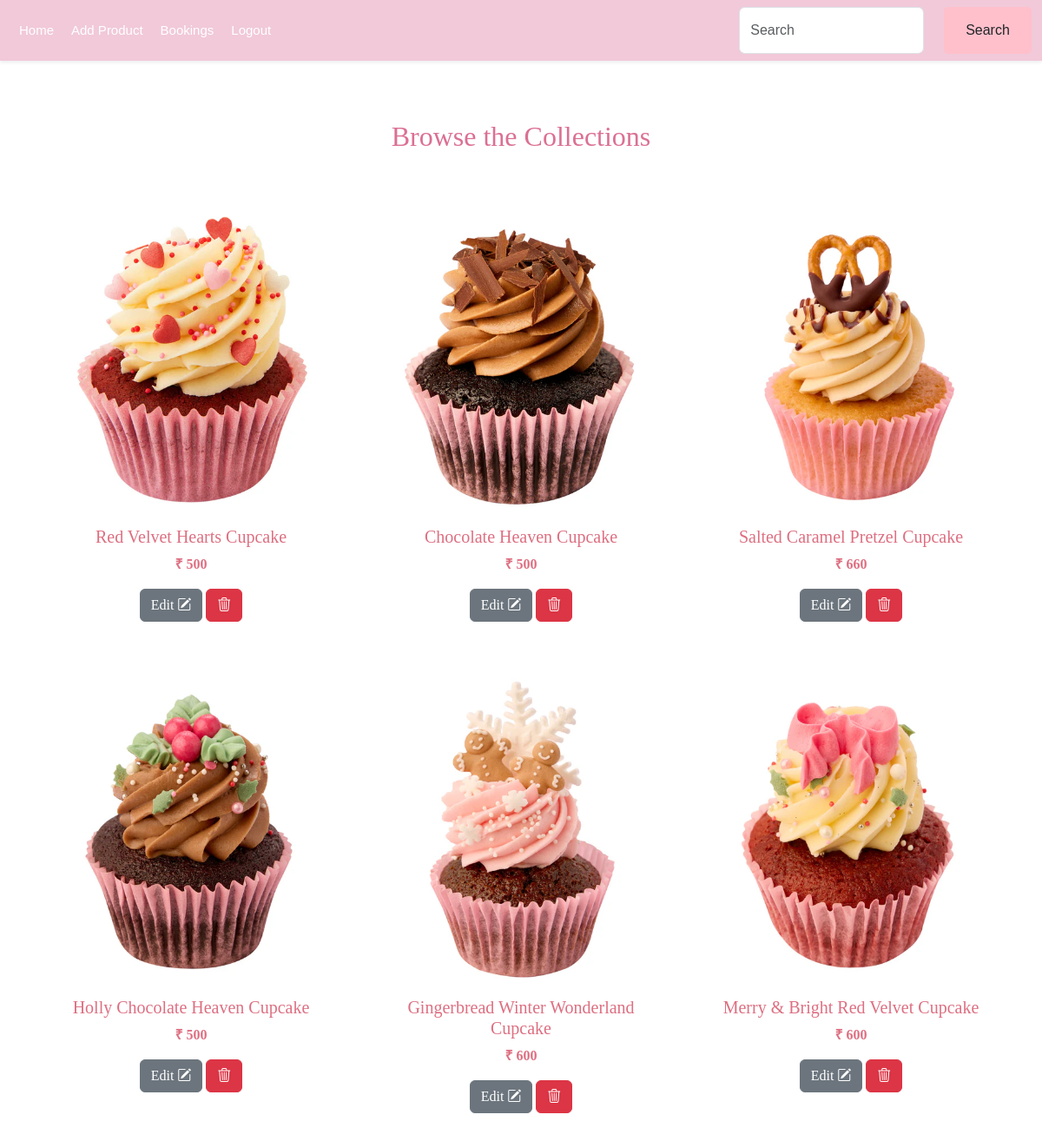
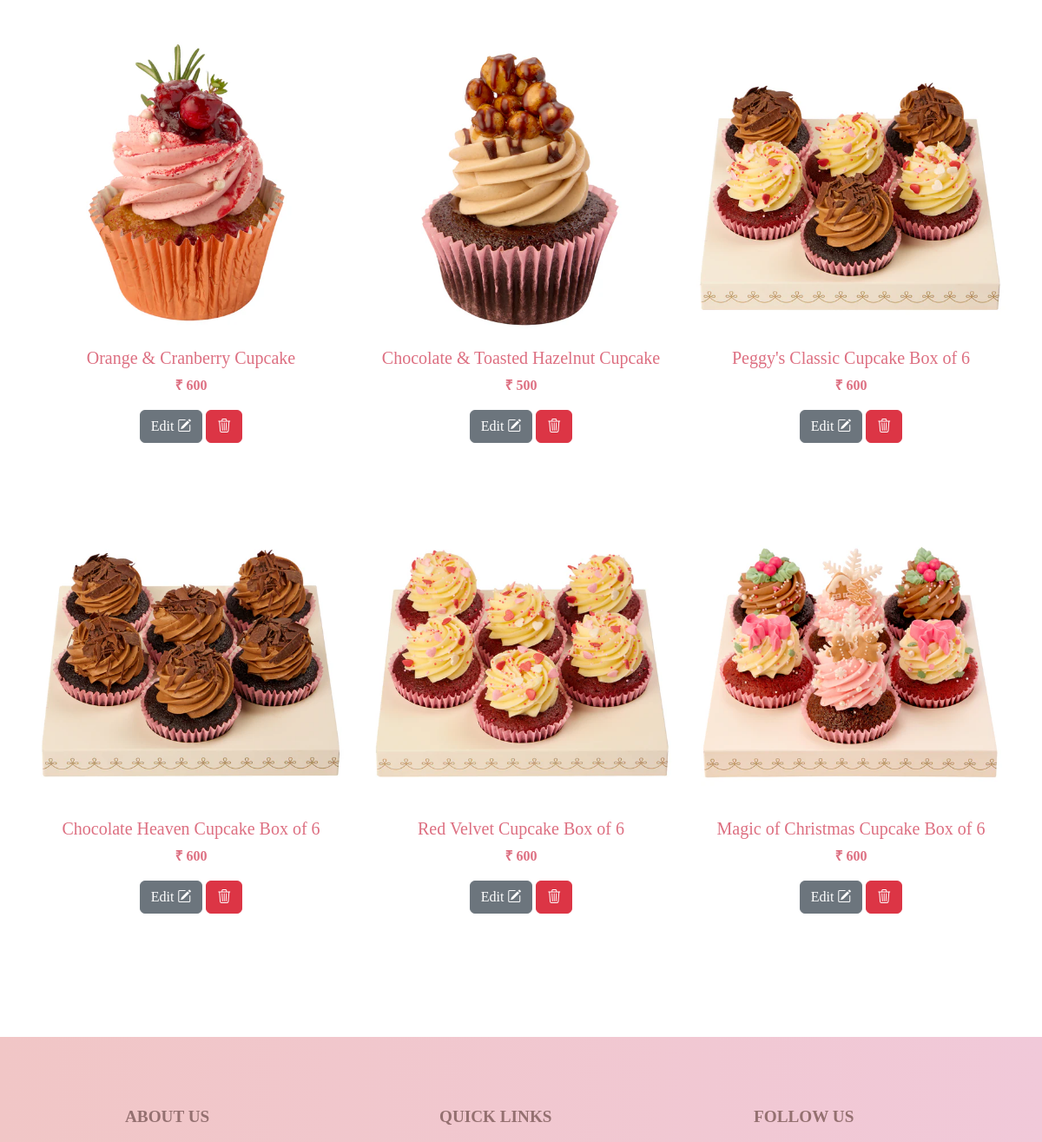
The app's page /cupcake (signed in, upper part), older data (2 pictures, top to bottom).
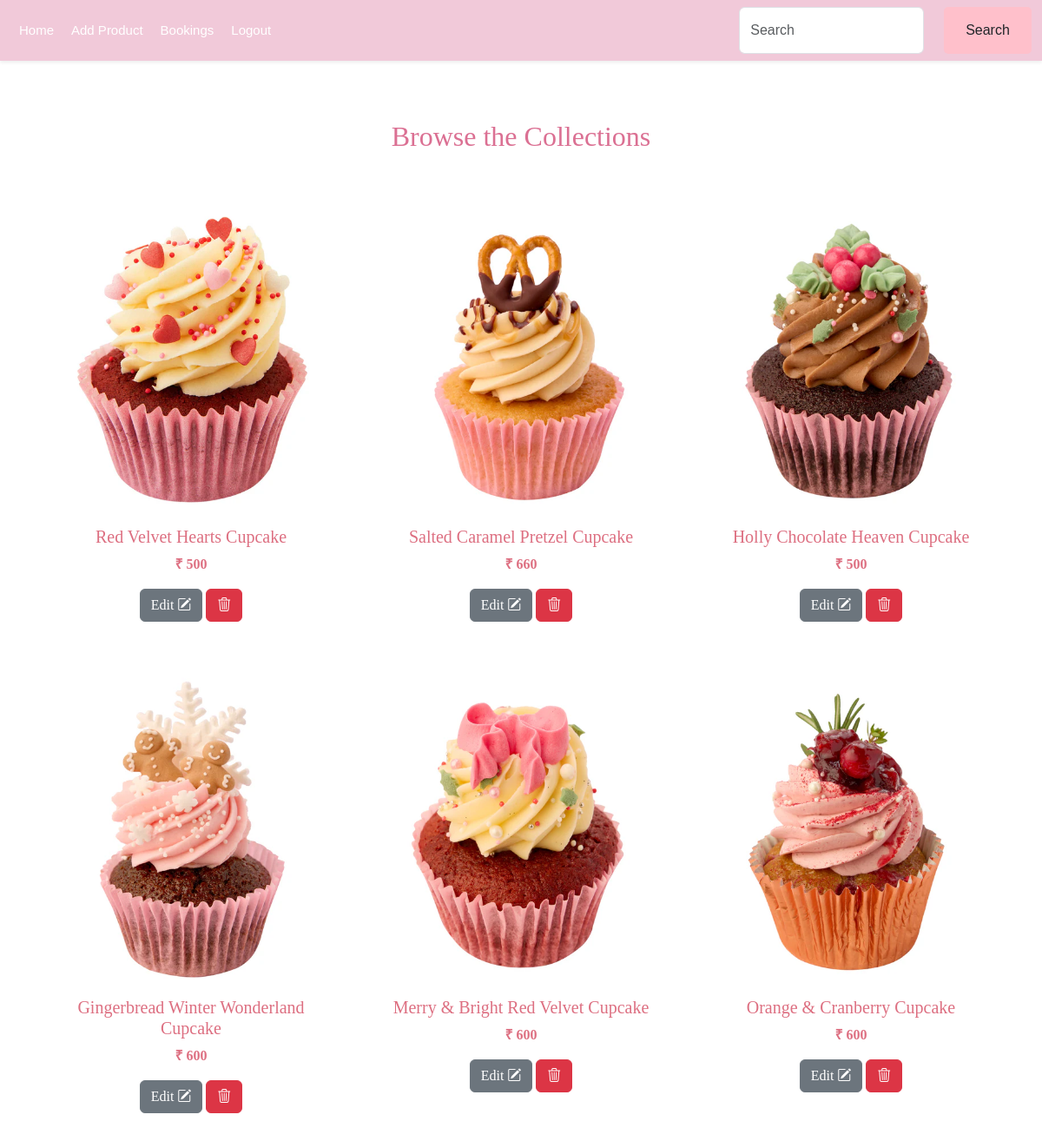
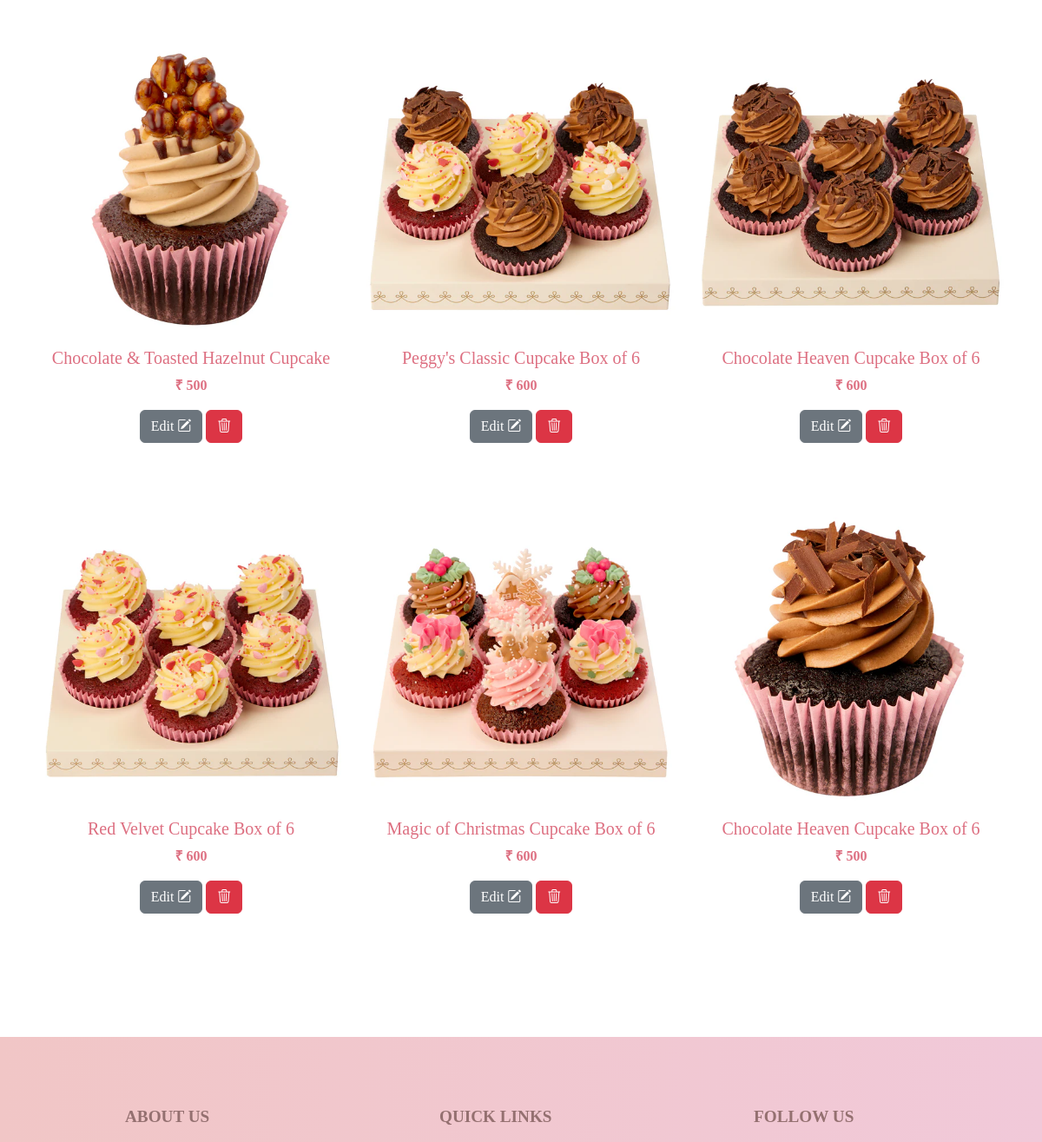
The same page, newer data (2 pictures, top to bottom).
### app/models.py (models this page shows, shortened)
class Cake(models.Model):
    name=models.CharField(max_length=100)
    price=models.IntegerField()
    img=models.FileField()
    quantity=models.TextField()
    colour=models.TextField()
    category=models.ForeignKey(Category,on_delete=models.CASCADE)
    description=models.TextField()

### app/views.py (the view)
# urls.py: path('cupcake',views.cupcake),
def cupcake(req):
    if 'shop' in req.session:
        cake_category=Category.objects.get(name='CupCakes')
        cupcakes=Cake.objects.filter(category=cake_category)
        return render(req,'shop/cake.html',{'cake': cupcakes})
    else:
        return redirect(shop_login)

### templates/shop/cake.html (shortened to what this page needs)
<!DOCTYPE html>
<html lang="en">
<head>
    {% load static %}
    <link rel="stylesheet" href="{% static '/css/home.css' %}">
    <link href="https://cdn.jsdelivr.net/npm/bootstrap@5.3.3/dist/css/bootstrap.min.css" rel="stylesheet">
    <link rel="stylesheet" href="https://cdn.jsdelivr.net/npm/bootstrap-icons@1.11.3/font/bootstrap-icons.min.css">
</head>
<body>
  <nav class="navbar navbar-expand-sm navbar-light shadow-sm" style="background-color:#f1c9d9;" >
    <div class="container-fluid">
        <div class="collapse navbar-collapse" id="navbarNav">
            <ul class="navbar-nav me-auto mb-2 mb-sm-0">
                <li class="nav-item">
                    <a class="nav-link active" aria-current="page" href="javascript:void(0)">Home</a>
                </li>
                <li class="nav-item">
                    <a class="nav-link" href="add_cupcake">Add Product</a>
                </li>
                <li class="nav-item">
                    <a class="nav-link" href="bookings">Bookings</a>
                </li>
                <li class="nav-item">
                    <a class="nav-link" href="logout">Logout</a>
                </li>
            </ul>
            <form class="d-flex">
              <input class="form-control me-2" type="text" placeholder="Search">
              <button class="btn" style="background-color: pink;" type="button">Search</button>
            </form>
        </div>
    </div>
</nav>
<br><br>
<div class="container custom-container">
    <h2 class="text-center mb-4" style="color: palevioletred;">Browse the Collections</h2><br>
    <div class="row">
        {% for cake in cake %}
            <div class="col-12 col-sm-6 col-md-4 col-lg-4 mb-4">
                <div class="card custom-card">
                    {% if cake.img %}
                        <img class="card-img-top img-fluid" src="{{ cake.img.url }}" alt="Card image">
                    {% endif %}
                    <div class="card-body">
                        <h5 class="card-title" style="color: rgb(221, 111, 129);">{{ cake.name }}</h5>
                        <p class="card-text" style="color: rgb(221, 111, 129);font-weight: bold;">₹ {{ cake.price }}</p>
                        <a style="text-align: center;" href="edit_cupcake/{{cake.pk}}" class="btn btn-secondary">Edit <i class="bi bi-pencil-square"></i></a>
                        <a style="text-align: center;" href="delete_cupcake/{{cake.pk}}" class="btn btn-danger"><i class="bi bi-trash3"></i></a>
                    </div>
                </div>
            </div>
        {% endfor %}
    </div>
</div>
<br><br><br>
<footer class="footer">
  <div class="footer-container">
    <div class="footer-col">
      <h4>About Us</h4>
    </div>
    <div class="footer-col">
      <h4>Quick Links</h4>
    </div>
    <div class="footer-col">
      <h4>Follow Us</h4>
    </div>
  </div>
  <br>
</footer>
</body>
</html>

Row changes from the older to the newer data that the page shows:
removed Cake: img (picture), name "Chocolate Heaven Cupcake", price "500"
added Cake: img (picture), name "Chocolate Heaven Cupcake Box of 6", price "500"
